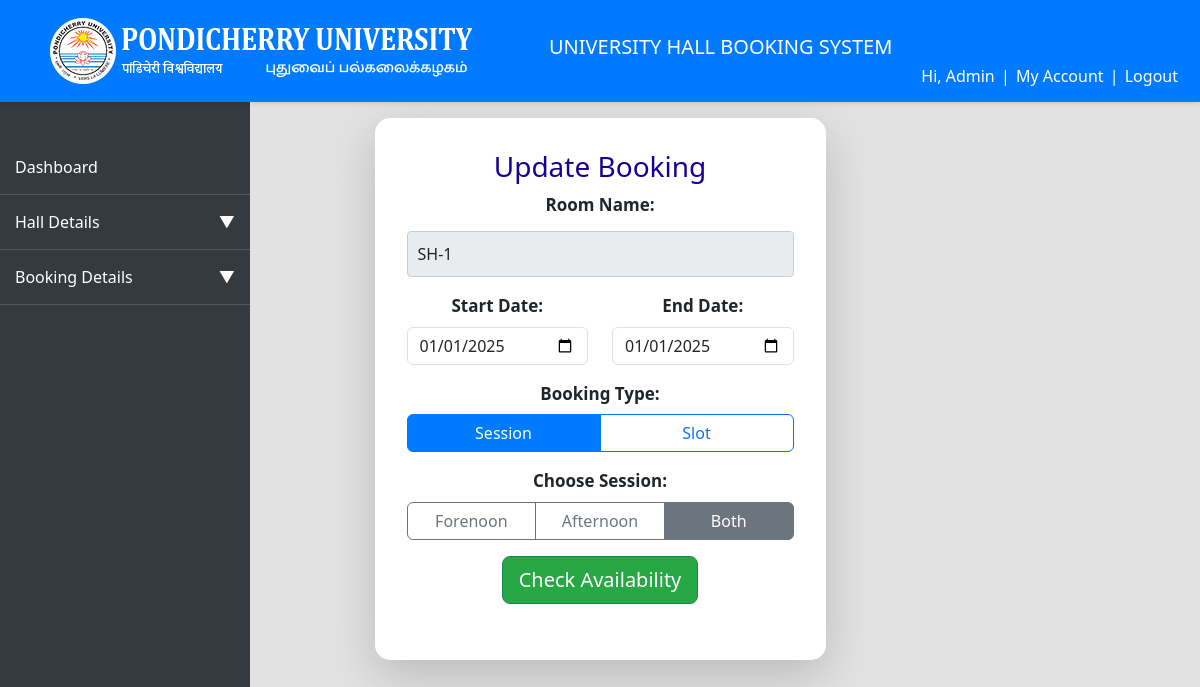
Screenshot of /modify.php?id=1 (signed in) with the database file from the repository.
### tables this page shows
CREATE TABLE `bookings` (
  `booking_id` int(11) NOT NULL,
  `hall_id` int(11) DEFAULT NULL,
  `user_id` int(11) DEFAULT NULL,
  `booking_date` date NOT NULL,
  `modified_date` date DEFAULT NULL,
  `start_date` date NOT NULL,
  `end_date` date NOT NULL,
  `start_time` time DEFAULT NULL,
  `end_time` time DEFAULT NULL,
  `purpose` enum('event','class') NOT NULL,
  `purpose_name` varchar(50) NOT NULL,
  `students_count` int(11) NOT NULL,
  `organiser_name` varchar(105) DEFAULT NULL,
  `organiser_department` varchar(255) DEFAULT NULL,
  `organiser_mobile` varchar(100) DEFAULT NULL,
  `organiser_email` varchar(100) DEFAULT NULL,
  `status` enum('pending','approved','booked','rejected','cancelled') DEFAULT NULL,
  `cancellation_reason` varchar(100) DEFAULT NULL,
  `rejection_reason` varchar(100) DEFAULT NULL,
  `slot_or_session` varchar(50) DEFAULT NULL
);

CREATE TABLE `hall_details` (
  `hall_id` int(11) NOT NULL,
  `type_id` int(11) NOT NULL,
  `hall_name` varchar(255) NOT NULL,
  `capacity` varchar(255) NOT NULL,
  `wifi` varchar(255) NOT NULL,
  `ac` varchar(255) NOT NULL,
  `projector` varchar(255) NOT NULL,
  `computer` varchar(255) NOT NULL,
  `audio_system` varchar(255) NOT NULL,
  `podium` varchar(255) NOT NULL,
  `ramp` varchar(255) NOT NULL,
  `smart_board` varchar(255) NOT NULL,
  `lift` varchar(255) NOT NULL,
  `white_board` varchar(255) NOT NULL,
  `blackboard` varchar(255) NOT NULL,
  `floor` enum('Ground Floor','First Floor','Second Floor','') NOT NULL,
  `zone` varchar(255) NOT NULL,
  `cost` varchar(255) NOT NULL,
  `image` varchar(255) NOT NULL,
  `availability` varchar(255) NOT NULL,
  `belongs_to` enum('Department','School','Administration','') NOT NULL,
  `department_id` int(11) DEFAULT NULL,
  `school_id` int(11) NOT NULL,
  `section_id` int(11) DEFAULT NULL,
  `section` varchar(25) NOT NULL,
  `incharge_name` varchar(255) NOT NULL,
  `designation` varchar(255) NOT NULL,
  `incharge_email` varchar(255) NOT NULL,
  `phone` varchar(255) NOT NULL,
  `from_date` date NOT NULL,
  `updated_date` varchar(6) NOT NULL
);

### modify.php (the view, shortened to what this page needs)
<?php
include('assets/conn.php');
if (isset($_GET['id'])) {
    $booking_id = $_GET['id'];
    $stmt = $conn->prepare("
        SELECT b.*, v.hall_name
        FROM bookings AS b
        JOIN hall_details AS v ON b.hall_id = v.hall_id
        WHERE b.booking_id = ?
    ");
    $stmt->bind_param("i", $booking_id);
    $stmt->execute();
    $result = $stmt->get_result();
    if ($result->num_rows > 0) {
        $booking = $result->fetch_assoc();
    } else {
        echo "No booking found for the provided ID.";
        $booking = null;
    }
} else {
    echo "Booking ID is not set.";
    $booking = null;
}
?>
<!DOCTYPE html>
<html lang="en">
<head>
    <link rel="stylesheet" href="https://cdn.jsdelivr.net/npm/flatpickr/dist/flatpickr.min.css">
    <link href="https://cdn.jsdelivr.net/npm/bootstrap@5.3.0/dist/css/bootstrap.min.css" rel="stylesheet">
    <link rel="stylesheet" href="assets/design.css" />
</head>
<body>
<?php include 'assets/header.php' ?>
<div class="container mt-5">
        <div class="row justify-content-center">
            <div class="col-md-5">
                <div class="card shadow-lg">
                <div class="card-body"> <center><h3 style="color:#170098">Update Booking</h3>
                <center>
                <form id="checkAvailabilityForm" action="modify_update_hall.php" method="POST">
                            <div class="form-group mb-3">
                                <label for="room_name" class="form-label">Room Name:</label>
                                <input type="text"  class="form-control"  name="room_name" value="<?php echo htmlspecialchars($booking['hall_name']); ?>" disabled>
                            </div>
                        <div class="mb-4">
                            <div class="row">
                            <div class="col-md-6 mb-3">
    <label for="start_date" class="form-label">Start Date:</label>
    <input type="date" id="start_date" name="start_date" class="form-control"
    value="<?php echo htmlspecialchars($booking['start_date']); ?>" required>
</div>
<div class="col-md-6 mb-3">
    <label for="end_date" class="form-label">End Date:</label>
    <input type="date" id="end_date" name="end_date" class="form-control"
    value="<?php echo htmlspecialchars($booking['end_date']); ?>" required>
</div>
                            </div>
                            <div class="form-group mb-3">
                                <label class="form-label">Booking Type:</label><br>
                                <div class="btn-group" role="group" aria-label="Booking Type">
                                    <label class="btn btn-outline-primary" for="session">Session</label>
                                    <label class="btn btn-outline-primary" for="slot">Slot</label>
                                </div>
                            </div>
                            <div class="form-group mb-3" id="session_options" style="display:none;">
                                <label class="form-label">Choose Session:</label><br>
                                <div class="btn-group" role="group" aria-label="Session Choice">
                                    <label class="btn btn-outline-secondary" for="fn">Forenoon</label>
                                    <label class="btn btn-outline-secondary" for="an">Afternoon</label>
                                    <label class="btn btn-outline-secondary" for="both">Both</label>
                                </div>
                            </div>
<div class="text-center">
    <button type="button" class="btn btn-success btn-lg" onclick="checkAvailability()">Check Availability</button>
</div>
</form>
</div>
</div>
</div>
</div>
</div>
</body>
</html>

### assets/design.css (style rules this page uses)
body { background: #e2e2e2; }
input[type=text],input[type=email],input[type=number], select, textarea { width: 100%; padding: 10px; border: 1px solid #ccc; border-radius: 4px; box-sizing: border-box; margin-top: 6px; margin-bottom: 16px; resize: vertical; }
.form-label { font-weight: 600; font-size: 17px; }
.btn-check:checked + .btn-outline-primary { color: #ffffff; background-color: #007bff; border-color: #007bff; }
.card { border: none; border-radius: 15px; }
.card-body { padding: 2rem; }
.form-label { font-weight: 600; }
.btn-group { width: 100%; }
.btn-group .btn { flex: 1; }
body { padding-top: 70px; }
.btn.btn-success { background-color: #28a745; color: #ffffff; }

### rows the page displays
bookings: room_name "SH-1", start_date "01/01/2025", end_date "01/01/2025"

### other values shown
$_SESSION['username'] "Admin"
